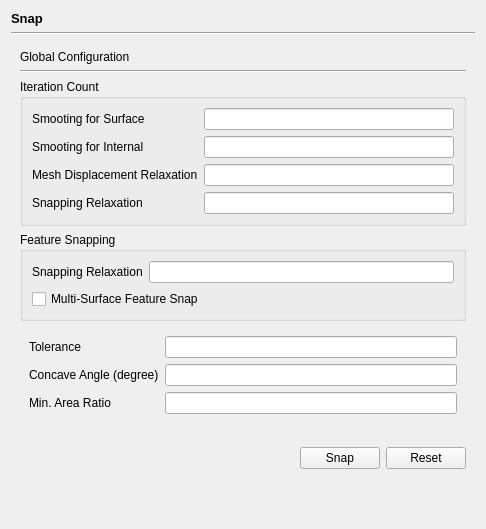
             <widget class="QWidget" name="snapPage">
              <layout class="QVBoxLayout" name="verticalLayout_16">
               <item>
                <widget class="QLabel" name="label_19">
                 <property name="font">
                  <font>
                   <pointsize>10</pointsize>
                   <bold>true</bold>
                  </font>
                 </property>
                 <property name="text">
                  <string>Snap</string>
                 </property>
                </widget>
               </item>
               <item>
                <widget class="Line" name="line_7">
                 <property name="orientation">
                  <enum>Qt::Horizontal</enum>
                 </property>
                </widget>
               </item>
               <item>
                <widget class="QWidget" name="widget_17" native="true">
                 <layout class="QVBoxLayout" name="verticalLayout_14">
                  <item>
                   <widget class="QLabel" name="label_20">
                    <property name="text">
                     <string>Global Configuration</string>
                    </property>
                   </widget>
                  </item>
                  <item>
                   <widget class="Line" name="line_8">
                    <property name="orientation">
                     <enum>Qt::Horizontal</enum>
                    </property>
                   </widget>
                  </item>
                  <item>
                   <widget class="QGroupBox" name="groupBox_3">
                    <property name="title">
                     <string>Iteration Count</string>
                    </property>
                    <layout class="QFormLayout" name="formLayout_4">
                     <item row="0" column="0">
                      <widget class="QLabel" name="label_21">
                       <property name="text">
                        <string>Smooting for Surface</string>
                       </property>
                      </widget>
                     </item>
                     <item row="0" column="1">
                      <widget class="QLineEdit" name="smootingForSurface"/>
                     </item>
                     <item row="1" column="0">
                      <widget class="QLabel" name="label_22">
                       <property name="text">
                        <string>Smooting for Internal</string>
                       </property>
                      </widget>
                     </item>
                     <item row="1" column="1">
                      <widget class="QLineEdit" name="smootingForInternal"/>
                     </item>
                     <item row="2" column="0">
                      <widget class="QLabel" name="label_23">
                       <property name="text">
                        <string>Mesh Displacement Relaxation</string>
                       </property>
                      </widget>
                     </item>
                     <item row="2" column="1">
                      <widget class="QLineEdit" name="meshDisplacementRelaxation"/>
                     </item>
                     <item row="3" column="0">
                      <widget class="QLabel" name="label_24">
                       <property name="text">
                        <string>Snapping Relaxation</string>
                       </property>
                      </widget>
                     </item>
                     <item row="3" column="1">
                      <widget class="QLineEdit" name="globalSnappingRelaxation"/>
                     </item>
                    </layout>
                   </widget>
                  </item>
                  <item>
                   <widget class="QGroupBox" name="groupBox_4">
                    <property name="title">
                     <string>Feature Snapping</string>
                    </property>
                    <layout class="QVBoxLayout" name="verticalLayout_15">
                     <item>
                      <widget class="QWidget" name="widget_18" native="true">
                       <layout class="QFormLayout" name="formLayout_5">
                        <property name="leftMargin">
                         <number>0</number>
                        </property>
                        <property name="topMargin">
                         <number>0</number>
                        </property>
                        <property name="rightMargin">
                         <number>0</number>
                        </property>
                        <property name="bottomMargin">
                         <number>0</number>
                        </property>
                        <item row="0" column="0">
                         <widget class="QLabel" name="label_25">
                          <property name="text">
                           <string>Snapping Relaxation</string>
                          </property>
                         </widget>
                        </item>
                        <item row="0" column="1">
                         <widget class="QLineEdit" name="featureSnappingRelaxation"/>
                        </item>
                       </layout>
                      </widget>
                     </item>
                     <item>
                      <widget class="QCheckBox" name="multiSurfaceFeatureSnap">
                       <property name="text">
                        <string>Multi-Surface Feature Snap</string>
                       </property>
                      </widget>
                     </item>
                    </layout>
                   </widget>
                  </item>
                  <item>
                   <widget class="QWidget" name="widget_19" native="true">
                    <layout class="QFormLayout" name="formLayout_6">
                     <item row="0" column="0">
                      <widget class="QLabel" name="label_26">
                       <property name="text">
                        <string>Tolerance</string>
                       </property>
                      </widget>
                     </item>
                     <item row="0" column="1">
                      <widget class="QLineEdit" name="tolerance"/>
                     </item>
                     <item row="1" column="0">
                      <widget class="QLabel" name="label_27">
                       <property name="text">
                        <string>Concave Angle (degree)</string>
                       </property>
                      </widget>
                     </item>
                     <item row="1" column="1">
                      <widget class="QLineEdit" name="concaveAngle"/>
                     </item>
                     <item row="2" column="0">
                      <widget class="QLabel" name="label_28">
                       <property name="text">
                        <string>Min. Area Ratio</string>
                       </property>
                      </widget>
                     </item>
                     <item row="2" column="1">
                      <widget class="QLineEdit" name="minAreaRatio"/>
                     </item>
                    </layout>
                   </widget>
                  </item>
                 </layout>
                </widget>
               </item>
               <item>
                <widget class="QWidget" name="widget_16" native="true">
                 <layout class="QHBoxLayout" name="horizontalLayout_10">
                  <item>
                   <spacer name="horizontalSpacer_7">
                    <property name="orientation">
                     <enum>Qt::Horizontal</enum>
                    </property>
                    <property name="sizeHint" stdset="0">
                     <size>
                      <width>280</width>
                      <height>20</height>
                     </size>
                    </property>
                   </spacer>
                  </item>
                  <item>
                   <widget class="QPushButton" name="snap">
                    <property name="text">
                     <string>Snap</string>
                    </property>
                   </widget>
                  </item>
                  <item>
                   <widget class="QPushButton" name="snapReset">
                    <property name="text">
                     <string>Reset</string>
                    </property>
                   </widget>
                  </item>
                 </layout>
                </widget>
               </item>
               <item>
                <spacer name="verticalSpacer_2">
                 <property name="orientation">
                  <enum>Qt::Vertical</enum>
                 </property>
                 <property name="sizeHint" stdset="0">
                  <size>
                   <width>20</width>
                   <height>40</height>
                  </size>
                 </property>
                </spacer>
               </item>
              </layout>
             </widget>
